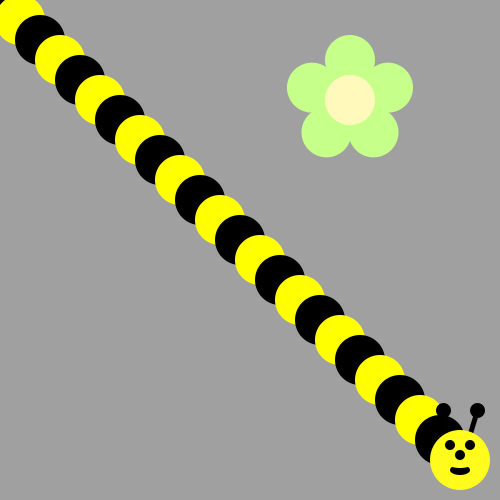
Frame 1 (no input)
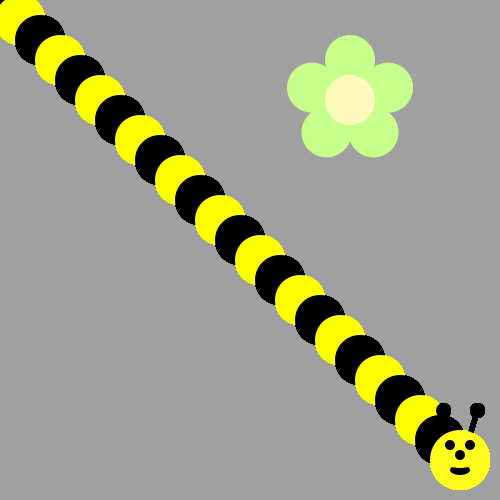
Frame 60 (the mouse pressed at the canvas centre just before this capture)
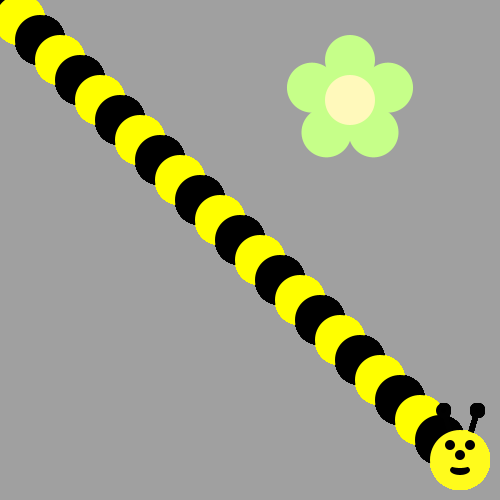
Frame 120 (the mouse held since frame 60 and released just before this capture)

The Processing sketch that drew these frames (run headless with seeded random() and noise(); from frame 60 on, the mouse is pressed at the canvas centre):

// Processing sketch: bumble_bee
// ── bumble_bee.pde
void draw() {
/*Use a loop to make a body for the Bee!
Then put his head on using drawBeeFace(x,y)
Use Modulo to make the colors alternate 
*/
 for (int i = 0; i < 24; i++) {
if(i%2==0){
  fill(0,0,0);
}else{
 fill(255,255,0);
}
   ellipse(i *20,i * 20,50, 50);
 
}
drawBeeFace(460,460);
}


void drawFlower(int x, int y) {
     noStroke();
     translate(x, y);
     // draw 5 petals, rotating after each one
     fill(#c6ff89);      // green
      for (int i = 0; i < 5; i++) {
           ellipse(0, -40, 50, 50);
          rotate(radians(72));
     }
     fill(#fff9bb); // light yellow
     ellipse(0, 0, 50, 50);
} 
void drawBeeFace(int BeeFaceX, int BeeFaceY) {
     noStroke();
     fill(0, 0, 0);
     stroke(1);
     strokeWeight(5);
     line(BeeFaceX-10, BeeFaceY-27, BeeFaceX-17, BeeFaceY-50);
     line(BeeFaceX+10, BeeFaceY-27, BeeFaceX+17, BeeFaceY-50);
     ellipse(BeeFaceX-17, BeeFaceY-50, 10, 10);
     ellipse(BeeFaceX+17, BeeFaceY-50, 10, 10);
     noStroke();
     fill(255, 251, 28);
     ellipse(BeeFaceX, BeeFaceY, 60, 60); // face
     fill(255, 237, 209);
     fill(0,0,0);
      ellipse(BeeFaceX-10, BeeFaceY-15, 10, 10); // eyes
     ellipse(BeeFaceX+10, BeeFaceY-15, 10, 10);
      ellipse(BeeFaceX, BeeFaceY-5, 10, 10); // nose
      ellipse(BeeFaceX, BeeFaceY+10, 20, 10);// mouth
     fill(255, 251, 28);
     ellipse(BeeFaceX, BeeFaceY+5, 20, 6);
}

void setup() {
     ellipseMode(CENTER);
     size(500, 500);
     background(160, 160, 160);
      drawFlower(350, 100);
}
